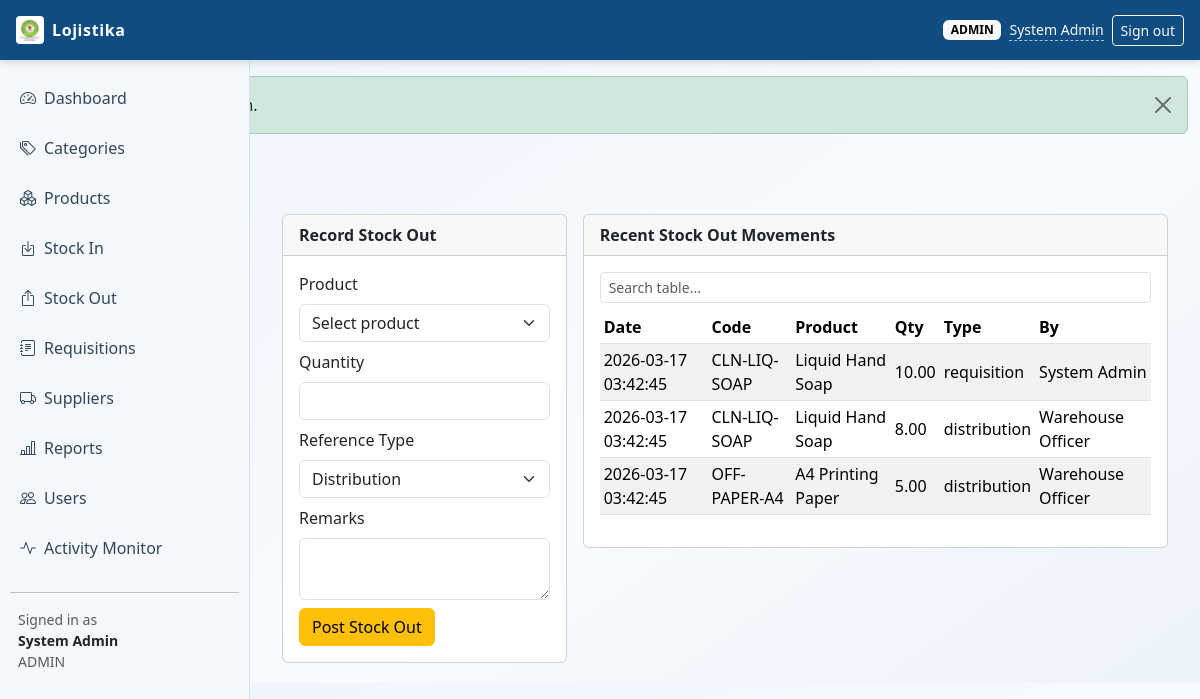
The page /index.php?page=stock_out (signed in) on the database its author committed.
### tables this page shows
CREATE TABLE stock_movements (
    id INT UNSIGNED AUTO_INCREMENT PRIMARY KEY,
    product_id INT UNSIGNED NOT NULL,
    movement_type ENUM('in', 'out') NOT NULL,
    quantity DECIMAL(12,2) NOT NULL,
    unit_cost DECIMAL(12,2) NOT NULL DEFAULT 0,
    reference_type ENUM('purchase', 'donation', 'adjustment', 'requisition', 'distribution', 'return') NOT NULL DEFAULT 'adjustment',
    reference_id INT UNSIGNED NULL,
    remarks VARCHAR(255) NULL,
    performed_by INT UNSIGNED NULL,
    created_at TIMESTAMP NOT NULL DEFAULT CURRENT_TIMESTAMP,
    CONSTRAINT chk_stock_movements_quantity CHECK (quantity > 0),
    CONSTRAINT fk_stock_movements_product FOREIGN KEY (product_id) REFERENCES products(id) ON DELETE RESTRICT,
    CONSTRAINT fk_stock_movements_user FOREIGN KEY (performed_by) REFERENCES users(id) ON DELETE SET NULL,
    INDEX idx_stock_movements_product_date (product_id, created_at),
    INDEX idx_stock_movements_reference (reference_type, reference_id)
);

CREATE TABLE products (
    id INT UNSIGNED AUTO_INCREMENT PRIMARY KEY,
    category_id INT UNSIGNED NOT NULL,
    supplier_id INT UNSIGNED NULL,
    code VARCHAR(50) NOT NULL,
    name VARCHAR(150) NOT NULL,
    unit ENUM('unit', 'liter', 'box', 'kg', 'pack') NOT NULL DEFAULT 'unit',
    min_stock DECIMAL(12,2) NOT NULL DEFAULT 0,
    is_active TINYINT(1) NOT NULL DEFAULT 1,
    created_by INT UNSIGNED NULL,
    updated_by INT UNSIGNED NULL,
    created_at TIMESTAMP NOT NULL DEFAULT CURRENT_TIMESTAMP,
    updated_at TIMESTAMP NOT NULL DEFAULT CURRENT_TIMESTAMP ON UPDATE CURRENT_TIMESTAMP,
    CONSTRAINT uq_products_code UNIQUE (code),
    CONSTRAINT fk_products_category FOREIGN KEY (category_id) REFERENCES categories(id) ON DELETE RESTRICT,
    CONSTRAINT fk_products_supplier FOREIGN KEY (supplier_id) REFERENCES suppliers(id) ON DELETE SET NULL,
    CONSTRAINT fk_products_created_by FOREIGN KEY (created_by) REFERENCES users(id) ON DELETE SET NULL,
    CONSTRAINT fk_products_updated_by FOREIGN KEY (updated_by) REFERENCES users(id) ON DELETE SET NULL
);

CREATE TABLE users (
    id INT UNSIGNED AUTO_INCREMENT PRIMARY KEY,
    full_name VARCHAR(120) NOT NULL,
    email VARCHAR(120) NOT NULL UNIQUE,
    password_hash VARCHAR(255) NOT NULL,
    role ENUM('admin', 'warehouse', 'requester') NOT NULL,
    departments VARCHAR(180) NOT NULL DEFAULT 'Departamento de Administracao e Financas',
    is_active TINYINT(1) NOT NULL DEFAULT 1,
    created_at TIMESTAMP NOT NULL DEFAULT CURRENT_TIMESTAMP,
    updated_at TIMESTAMP NOT NULL DEFAULT CURRENT_TIMESTAMP ON UPDATE CURRENT_TIMESTAMP
);

### config/db_connect.php (called while the page is built, shortened)
<?php
function env_value(array $keys, string $default = ''): string
{
    return $default;
}
function file_db_config(): array
{
    $filePath = __DIR__ . DIRECTORY_SEPARATOR . 'db_credentials.php';
    if (!is_file($filePath)) {
        return [];
    }
    $config = require $filePath;
    return is_array($config) ? $config : [];
}
function db_config(): array
{
    $fileConfig = file_db_config();
    return [
        'host' => env_value(['DB_HOST', 'MYSQL_HOST', 'DATABASE_HOST'], (string) ($fileConfig['host'] ?? '127.0.0.1')),
        'port' => (int) env_value(['DB_PORT', 'MYSQL_PORT', 'DATABASE_PORT'], (string) ($fileConfig['port'] ?? '3306')),
        'user' => env_value(['DB_USER', 'MYSQL_USER', 'DATABASE_USER'], (string) ($fileConfig['user'] ?? 'root')),
        'pass' => env_value(['DB_PASS', 'MYSQL_PASSWORD', 'DATABASE_PASSWORD'], (string) ($fileConfig['pass'] ?? '')),
        'name' => env_value(['DB_NAME', 'MYSQL_DATABASE', 'DATABASE_NAME'], (string) ($fileConfig['name'] ?? 'logistics_lms')),
    ];
}
function db_connect(): mysqli
{
    static $conn = null;
    if ($conn instanceof mysqli) {
        return $conn;
    }
    $cfg = db_config();
    try {
        $conn = new mysqli($cfg['host'], $cfg['user'], $cfg['pass'], $cfg['name'], $cfg['port']);
    } catch (mysqli_sql_exception $e) {
        http_response_code(500);
        if (stripos($e->getMessage(), 'Unknown database') !== false) {
            $sqlFile = dirname(__DIR__) . DIRECTORY_SEPARATOR . 'database.sql';
            $message = 'Database "' . $cfg['name'] . '" does not exist. Import the project SQL file first.';
            if (is_file($sqlFile)) {
                $message .= ' Expected file: ' . $sqlFile;
            }
            exit($message);
        }
        if (stripos($e->getMessage(), 'Access denied for user') !== false) {
            $configFile = __DIR__ . DIRECTORY_SEPARATOR . 'db_credentials.php';
            $message = 'Database login failed for user "' . $cfg['user'] . '" at host "' . $cfg['host'] . '".';
            $message .= ' Set hosting credentials via environment variables or create: ' . $configFile;
            exit($message);
        }
        exit('Database connection failed: ' . $e->getMessage());
    }
    $conn->set_charset('utf8mb4');
    return $conn;
}

### config/helpers.php (called while the page is built, shortened)
<?php
require_once __DIR__ . '/db_connect.php';
function db(): mysqli
{
    return db_connect();
}
function h(?string $value): string
{
    return htmlspecialchars((string) $value, ENT_QUOTES, 'UTF-8');
}

### modules/stock/stock_out.php (the view, shortened to what this page needs)
<?php
$movementsSql = "SELECT sm.created_at, p.code, p.name, sm.quantity, sm.reference_type, u.full_name
                 FROM stock_movements sm
                 INNER JOIN products p ON p.id = sm.product_id
                 LEFT JOIN users u ON u.id = sm.performed_by
                 WHERE sm.movement_type = 'out'
                 ORDER BY sm.id DESC
                 LIMIT 20";
$movements = db()->query($movementsSql);
?>
<div class="container-fluid">
    <div class="row g-3">
        <div class="col-lg-4">
            <div class="card">
                <div class="card-header fw-semibold">Record Stock Out</div>
                <div class="card-body">
                    <form method="post" class="row g-2">
                        <div class="col-12">
                            <label class="form-label">Product</label>
                            <select class="form-select" name="product_id" required>
                                <option value="">Select product</option>
                            </select>
                        </div>
                        <div class="col-12">
                            <label class="form-label">Quantity</label>
                            <input type="number" step="0.01" min="0.01" class="form-control" name="quantity" required>
                        </div>
                        <div class="col-12">
                            <label class="form-label">Reference Type</label>
                            <select class="form-select" name="reference_type" required>
                                <option value="distribution">Distribution</option>
                            </select>
                        </div>
                        <div class="col-12">
                            <label class="form-label">Remarks</label>
                            <textarea class="form-control" name="remarks" rows="2"></textarea>
                        </div>
                        <div class="col-12">
                            <button class="btn btn-warning" type="submit">Post Stock Out</button>
                        </div>
                    </form>
                </div>
            </div>
        </div>
        <div class="col-lg-8">
            <div class="card">
                <div class="card-header fw-semibold">Recent Stock Out Movements</div>
                <div class="card-body table-responsive">
                    <input type="text" class="form-control form-control-sm mb-2" placeholder="Search table..." data-table-search="stockOutTable">
                    <table id="stockOutTable" class="table table-sm table-striped align-middle">
                        <thead>
                        <tr>
                            <th>Date</th>
                            <th>Code</th>
                            <th>Product</th>
                            <th>Qty</th>
                            <th>Type</th>
                            <th>By</th>
                        </tr>
                        </thead>
                        <tbody>
                        <?php while ($row = $movements->fetch_assoc()): ?>
                            <tr>
                                <td><?= h($row['created_at']) ?></td>
                                <td><?= h($row['code']) ?></td>
                                <td><?= h($row['name']) ?></td>
                                <td><?= h((string) $row['quantity']) ?></td>
                                <td><?= h($row['reference_type']) ?></td>
                                <td><?= h($row['full_name']) ?></td>
                            </tr>
                        <?php endwhile; ?>
                        </tbody>
                    </table>
                </div>
            </div>
        </div>
    </div>
</div>

### assets/css/style.css (style rules this page uses)
:root { --lms-header: #0f4c81; --lms-sidebar: #f5f8fc; --lms-accent: #1f6fb2; --lms-text: #1c2733; --lms-border: #d7e2ef; }
body { font-family: "Segoe UI", Tahoma, Geneva, Verdana, sans-serif; background: linear-gradient(145deg, #eef4fb 0%, #f8fbff 60%, #edf3fa 100%); color: var(--lms-text); }
.table thead { background: #edf4fb; }

### rows shown on the page
stock_movements: created_at "2026-03-17 03:42:45", product.code "CLN-LIQ-SOAP", product.name "Liquid Hand Soap", quantity "10.00", reference_type "requisition", performed_by.full_name "System Admin"
stock_movements: created_at "2026-03-17 03:42:45", product.code "CLN-LIQ-SOAP", product.name "Liquid Hand Soap", quantity "8.00", reference_type "distribution", performed_by.full_name "Warehouse Officer"
stock_movements: created_at "2026-03-17 03:42:45", product.code "OFF-PAPER-A4", product.name "A4 Printing Paper", quantity "5.00", reference_type "distribution", performed_by.full_name "Warehouse Officer"

### other values the page prints
$user['role'] "ADMIN"
$user['full_name'] "System Admin"
